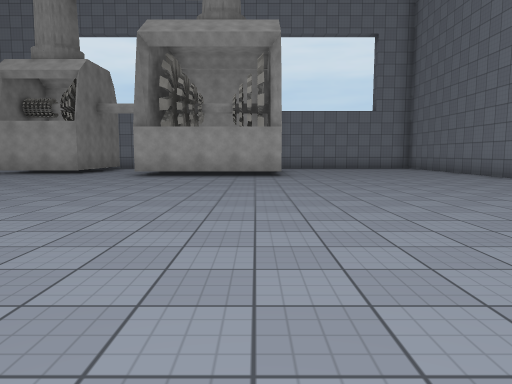
View 1 (above)

24 first-person views from a walk through a scene from a Unity 3-D project. The camera is 1.3 m above the floor, tilts 6° down and sees 70° across. The floor is counted in squares, 2 m on a side. Each view is taken from the middle of a square. On the plan, view 1 faces up. The plan holds only what a view shows up to about 11 squares ahead; the rest is blank. The place goes on beyond the plan. The player character is not drawn. Surface patterns are stand-ins for the level's own textures.

View 2
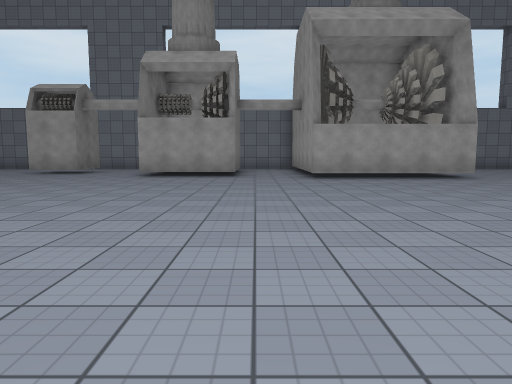

View 3
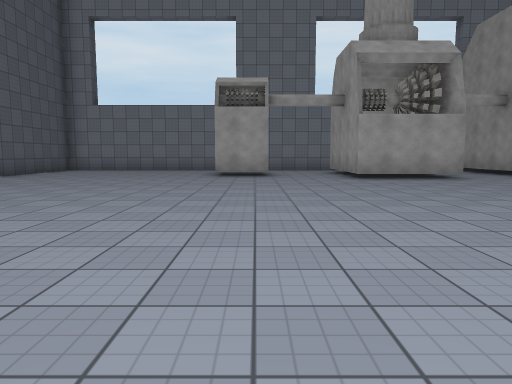

View 4
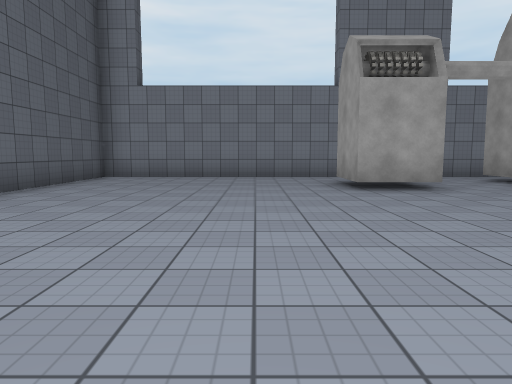

View 5
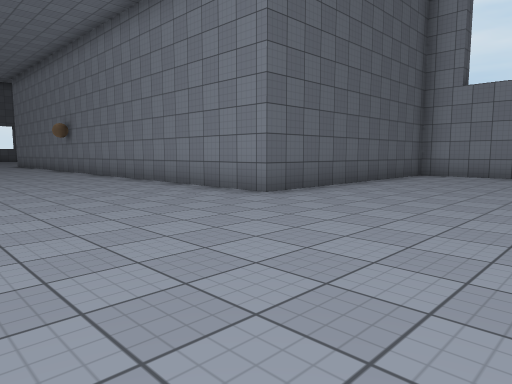

View 6
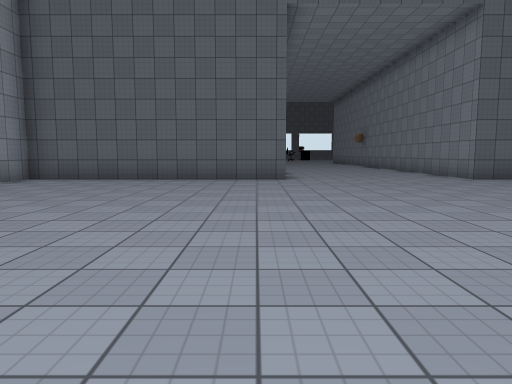

View 7
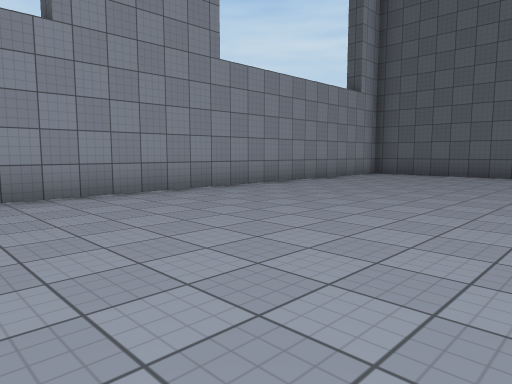

View 8
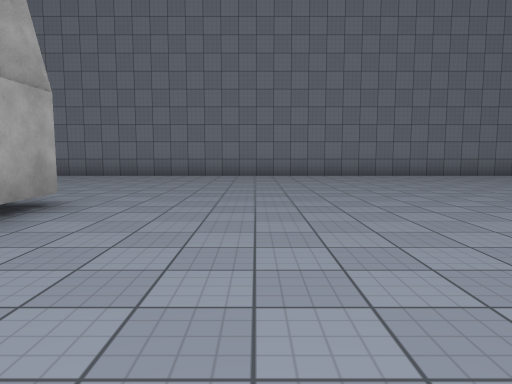

View 9
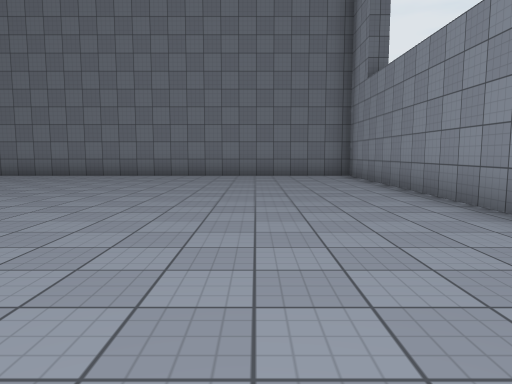

View 10
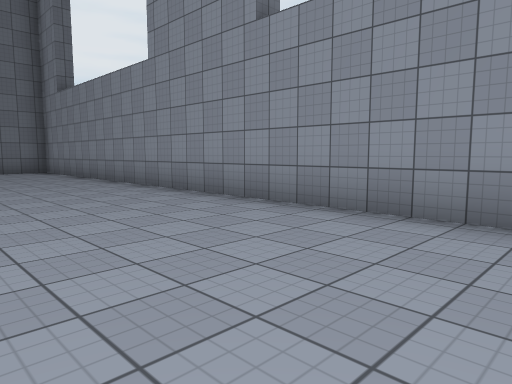

View 11
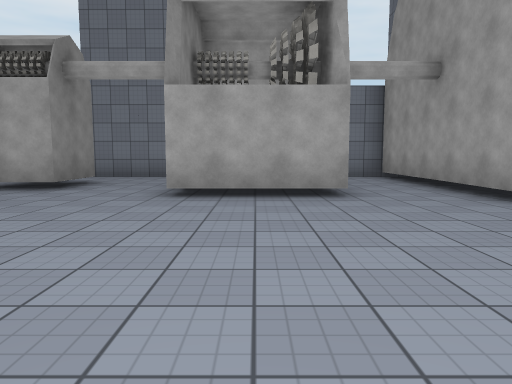

View 12
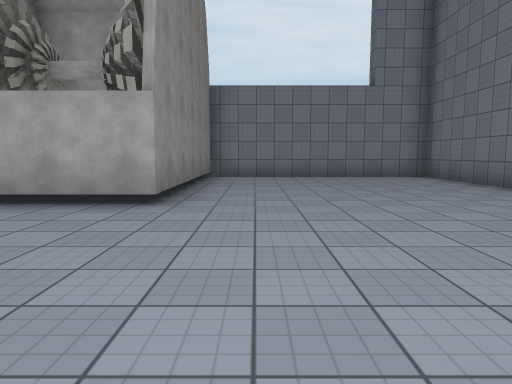

View 13
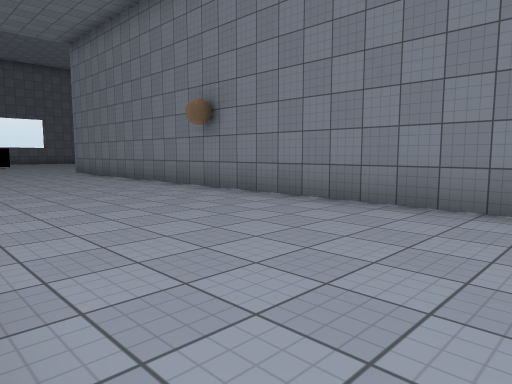

View 14
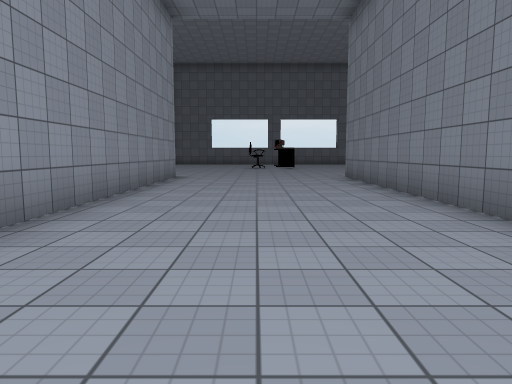

View 15
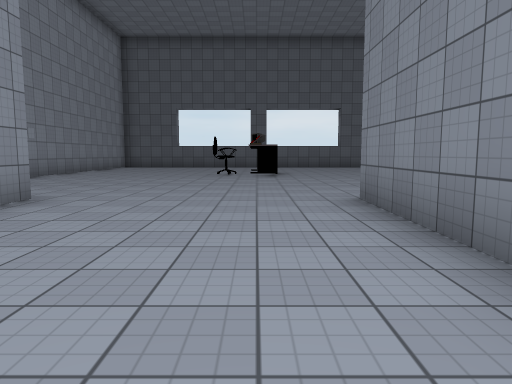

View 16
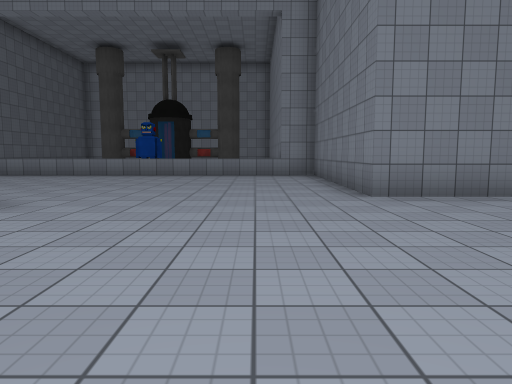

View 17
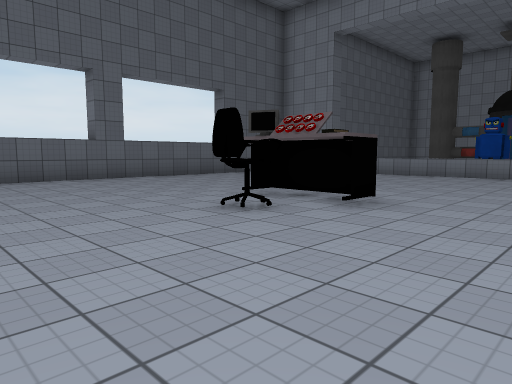

View 18
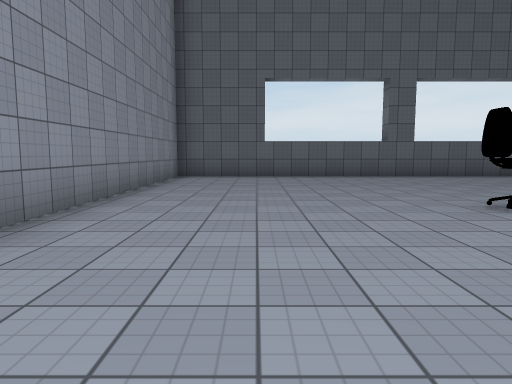

View 19
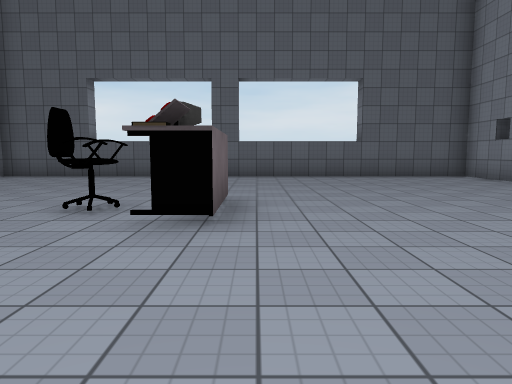

View 20
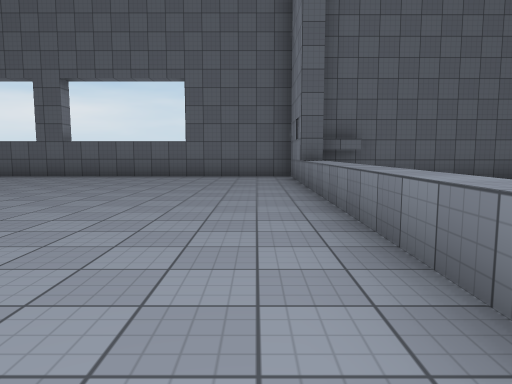

View 21
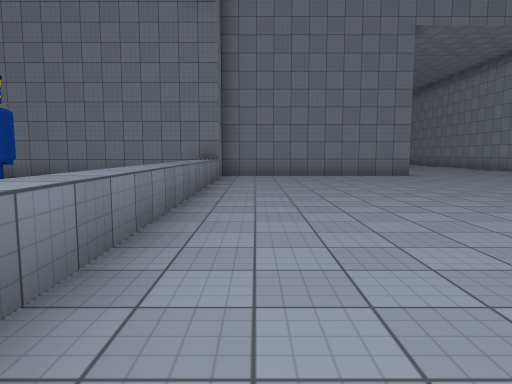

View 22
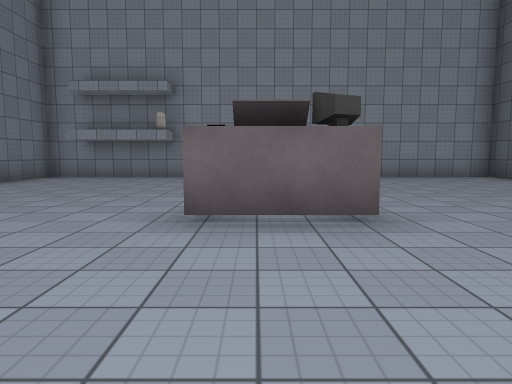

View 23
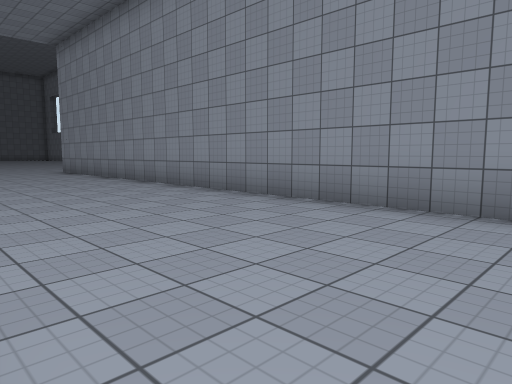

View 24
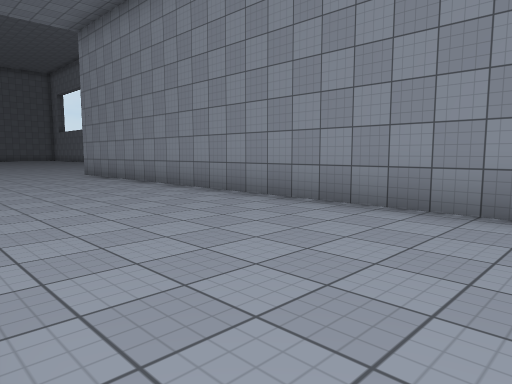

### Floor plan
Ten units are one square. View 1 is at (0, 0); x grows to the right and y downward. Boxes are objects, and circles mark ways between rooms. Rooms are numbered by the first view taken in them; rooms with no view inside come last. Other rooms are left out.
<svg viewBox="-480 -200 553 223">
<path fill="none" stroke="#000" d="M-182 -48 -182 18 -80 18M-106 -144 -106 -126 -122 -126 -122 -144M-106 -163 -182 -163 -182 -95 -353 -95 -353 -150 -451 -150M-55 -115 -83 -115 -83 -151M-76 -163 -86 -163M-64 18 68 18 68 -163 7 -163 7 -106 -35 -106 -35 -161M-33 -163 -45 -163M-352 -47 -186 -47M-363 -149 -363 -195M-422 -86 -403 -86 -403 -78M-452 -155 -452 -150 -475 -150 -475 -18 -353 -18 -353 -39M-457 -166 -457 -155M-462 -195 -462 -156M-86 -163 -106 -163"/>
<rect x="-415" y="-75" width="10" height="10" fill="#bbb"><title>other object</title></rect>
<rect x="-415" y="-185" width="10" height="20" fill="#bbb"><title>other object</title></rect>
<circle cx="-115" cy="-155" r="3" fill="#2a7"/>
<circle cx="-80" cy="-160" r="3" fill="#2a7"/>
<circle cx="-95" cy="-135" r="3" fill="#2a7"/>
<text x="-180" y="-80">1</text>
<text x="-100" y="-160">2</text>
</svg>
Room 1 opens to room 2.

Where each view was taken, in squares from view 1:
view 1: 0 up, 0 right, facing up
view 2: 1 up, 5 left, facing up
view 3: 2 up, 11 left, facing up
view 4: 6 up, 14 left, facing up
view 5: 5 up, 14 left, facing up-left
view 6: 4 up, 9 left, facing left
view 7: 4 up, 7 left, facing down-left
view 8: 8 up, 4 left, facing right
view 9: 1 up, 4 left, facing right
view 10: 2 up, 7 left, facing down-right
view 11: 6 up, 7 left, facing up
view 12: 6 up, 2 right, facing up
view 13: 5 up, 22 left, facing up-left
view 14: 7 up, 25 left, facing left
view 15: 8 up, 30 left, facing left
view 16: 4 up, 37 left, facing up
view 17: 4 up, 38 left, facing up-left
view 18: 4 up, 37 left, facing left
view 19: 9 up, 37 left, facing left
view 20: 14 up, 37 left, facing left
view 21: 14 up, 46 left, facing right
view 22: 12 up, 41 left, facing down
view 23: 9 up, 32 left, facing down-right
view 24: 9 up, 30 left, facing down-right
